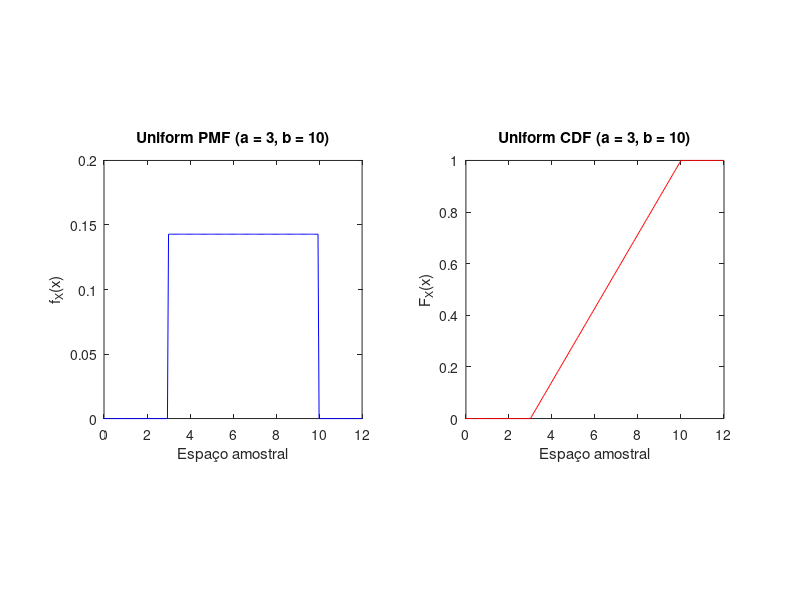

This figure's MATLAB source:
clear all clf clf

% Função para calcular a função de densidade de probabilidade (pdf) de uma variável aleatória uniform
function f=uniformpdf(a,b,x)
  % input : minimo a, maximo b e vetor de amostras x
  % output: vetor f, onde y_i = fx(x_i) (uniform pdf de x)

  % variavel aleatoria uniform de acordo com x
  f=((x>=a) & (x<b))/(b-a);
endfunction

% Função para calcular a função de distribuição cumulativa (cdf) de uma variável aleatória uniform
function F=uniformcdf(a,b,x)
  % input : minimo a, maximo b e vetor de amostras x

  F = 1/2 * (abs(a-b) + abs(a-x) - abs(b-x))/(abs(a-b));
endfunction


% Função para calcular o valor esperado de uma variável aleatória
function E = expectedValue(a, b)
  E = (b+a)/2;
endfunction

% Espaço amostral e parâmetros
a = 3;    % minimo
b = 10;   % maximo
x = 0:0.05:12;

% Cálculo da PMF e CDF
px = uniformpdf(a, b, x);
fx = uniformcdf(a, b, x);

% Valor esperado
E = expectedValue(a, b)

% Plot da PMF
figure(1);
subplot(1,2,1);
plot(x, px, 'b-');
title('Uniform PMF (a = 3, b = 10)');
xlabel("Espaço amostral");
ylabel('f_X(x)');
axis square

% Plot da CDF
figure(1);
subplot(1,2,2);
plot(x, fx, 'r-');
title('Uniform CDF (a = 3, b = 10)');
xlabel("Espaço amostral");
ylabel("F_X(x)");
axis square
